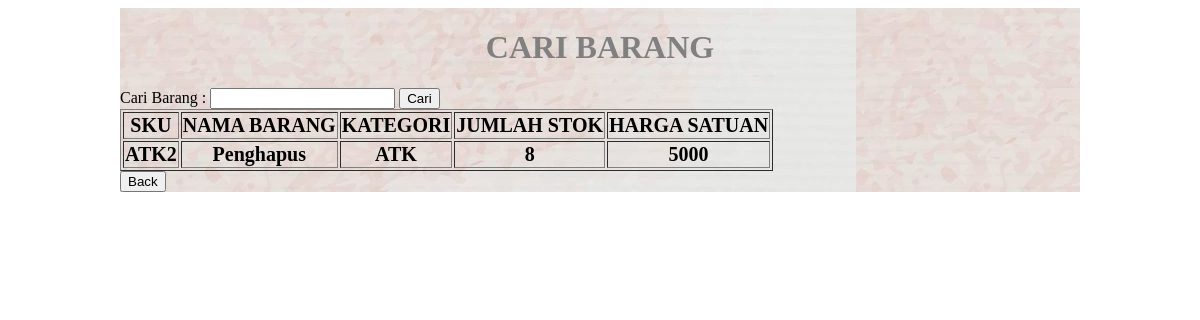
Screenshot of /search.php?cari=Penghapus with the database file from the repository.
### tables this page shows
CREATE TABLE `barang` (
  `sku` varchar(20) NOT NULL,
  `nama_barang` varchar(50) NOT NULL,
  `kategori` varchar(50) NOT NULL,
  `jumlah_stok` int(11) NOT NULL,
  `harga_satuan` varchar(30) NOT NULL
);

### conn.php (called while the page is built, shortened)
<?php
function connection() {
   $dbServer = 'localhost';
   $dbUser = 'root';
   $dbPass = '';
   $dbName = "UTS";
   $conn = mysqli_connect($dbServer, $dbUser, $dbPass);
   mysqli_select_db($conn,$dbName);
   return $conn;
}

### search.php (the view, shortened to what this page needs)
<!DOCTYPE html>
<head>
    <link rel="stylesheet" type="text/css" href="960.css">
</head>
<body>
    <div class="container_12" style="background-image: url(foto.JPG);">
	<form action="search.php" method="GET">
        <div style="text-align: center;">
            <font color="grey"><h1>CARI BARANG</h1></font>
        </div>
            <label>Cari Barang : </label>
            <input type="text" name="cari">
            <input type="submit" value="Cari">
    </form>
        <table border="1px" style="font-size: 20px; text-align: center; font-weight: bold;">
            <tr>
                <th>SKU</th>
                <th>NAMA BARANG</th>
                <th>KATEGORI</th>
                <th>JUMLAH STOK</th>
                <th>HARGA SATUAN</th>
            </tr>
            <?php
            include('conn.php');
            if (isset($_GET['cari'])) {
                $cari = $_GET['cari'];
                $query = "SELECT * FROM barang WHERE nama_barang LIKE '%" . $cari . "%' OR sku LIKE '%" . $cari . "%' OR kategori LIKE '%" . $cari . "%'";
                $search = mysqli_query(connection(), $query);
            } else {
                $query = "SELECT * FROM barang";
                $search = mysqli_query(connection(), $query);}
                while ($data = mysqli_fetch_array($search)) : ?>
                    <tr>
                        <td><?php echo $data['sku']; ?></td>
                        <td><?php echo $data['nama_barang']; ?></td>
                        <td><?php echo $data['kategori']; ?></td>
                        <td><?php echo $data['jumlah_stok']; ?></td>
                        <td><?php echo $data['harga_satuan']; ?></td>
                    </tr>
                <?php endwhile; ?>
        </table>
        <button onclick="window.location.href='http://localhost/MEIKE_UTS/'">Back</button>
    </div>
</body>
</html>

### 960.css (style rules this page uses)
body { min-width: 960px; }
.container_12, .container_16 { margin-left: auto; margin-right: auto; width: 960px; background-color: #fdfdfd }
.clearfix:before, .clearfix:after, .container_12:before, .container_12:after, .container_16:before, .container_16:after { content: '.'; display: block; overflow: hidden; visibility: hidden; font-size: 0; line-height: 0; width: 0; height: 0; }
.clearfix:after, .container_12:after, .container_16:after { clear: both; }
.clearfix, .container_12, .container_16 { zoom: 1; }

### rows the page displays
barang: sku "ATK2", nama_barang "Penghapus", kategori "ATK", jumlah_stok "8", harga_satuan "5000"
